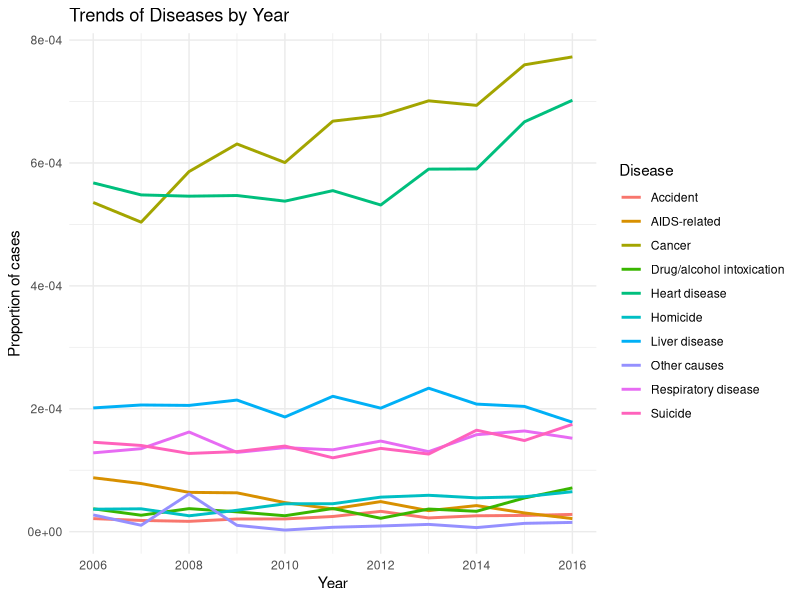
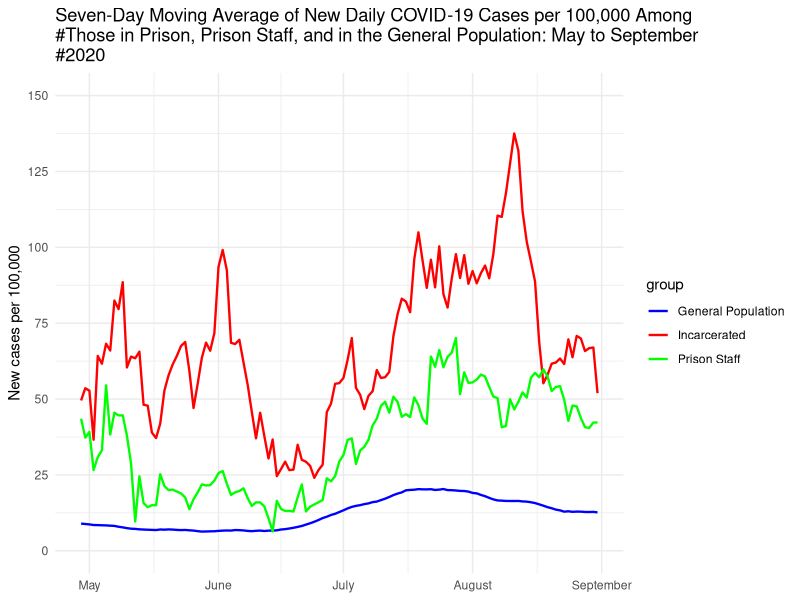
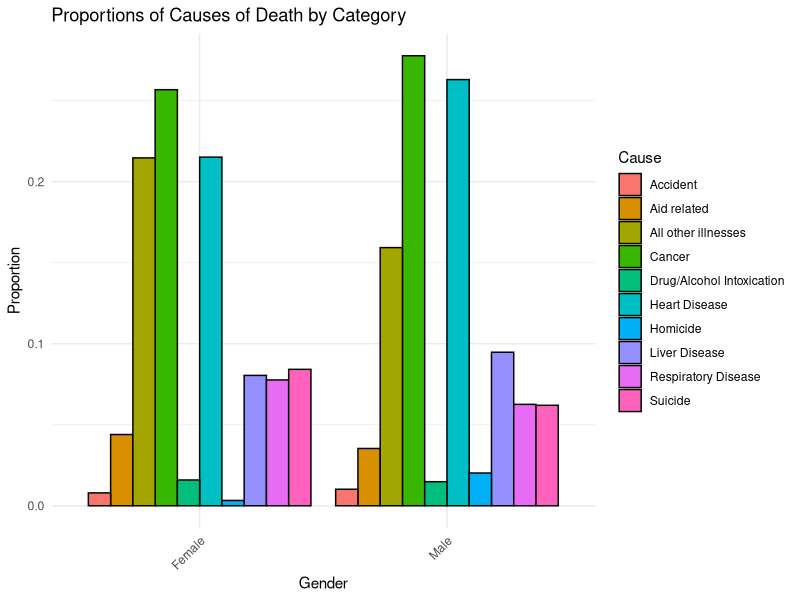
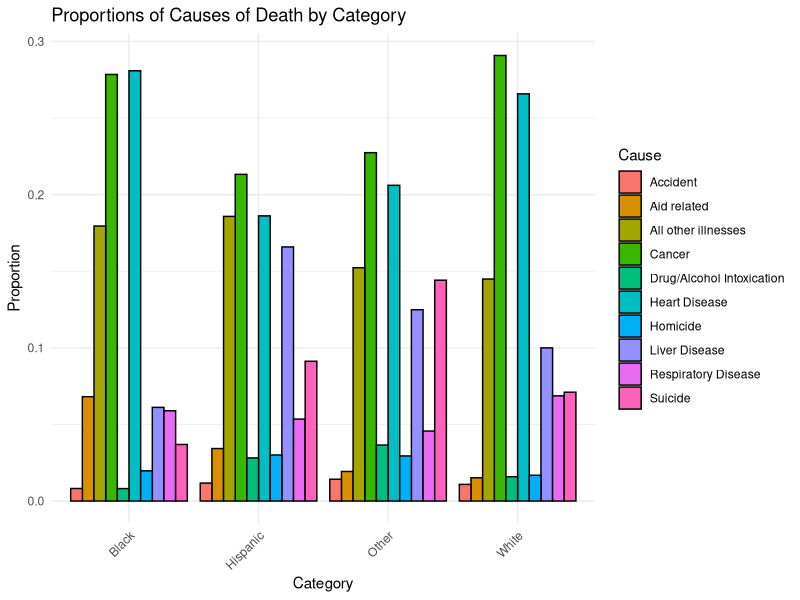

Generate these figures, in order, with R: (Note: this script raises an error after producing the figures.)
## ---- chunk 1
#| include: false
#| warning: false
#| message: false

#### Preamble ####
# Purpose: Read the cleaned dataset to use it for the analysis
# Author: Kaavya Kalani, Monica Sainani, Aamishi Avarsekar
# Date: 14 February 2024
# Contact: kaavya.kalani@mail.utoronto.ca, monica.sainani@mail.utoronto.ca, aamishi.avarsekar@mail.utoronto.ca
# License: MIT
# Pre-requisites: run scripts/01-data_cleaning.R

#### Workspace setup ####
# install.packages("tidyverse")
# install.packages("knitr")
# install.packages("here")
# install.packages("ggplot2")
# install.packages("readxl")

library(ggplot2)
library(readxl)
library(tidyverse)
library(palmerpenguins)
#### Preamble ####
# Purpose: Read the cleaned dataset to use it for the analysis
# Author: Kaavya Kalani, Monica Sainani, Aamishi Avarsekar
# Date: 14 February 2024
# Contact: kaavya.kalani@mail.utoronto.ca, monica.sainani@mail.utoronto.ca, aamishi.avarsekar@mail.utoronto.ca
# License: MIT
# Pre-requisites: run scripts/01-data_cleaning.R

#### Workspace setup ####
# install.packages("tidyverse")
# install.packages("knitr")
# install.packages("here")
# install.packages("ggplot2")
# install.packages("readxl")
# install.packages("gdata")
# install.packages("dplyr")
# install.packages("haven")

library(ggplot2)
library(readxl)
library(tidyverse)
library(knitr)
library(here)
library(gdata)
library(dplyr)
library(haven)
library(knitr)
library(here)
## ---- chunk 2
#| message: false
#| echo: false
#| label: fig-overall-death
#| fig-cap: Causes of deaths among the prisoners

# Load cleaned data from CSV

health_data_by_year_long_prop <- read.csv(file=here("data/analysis_data/cleaned_health_data_by_year.csv"), header = TRUE, stringsAsFactors = FALSE)

# Create the plot
ggplot(health_data_by_year_long_prop, aes(x = as.numeric(Year), y = Proportion, color = Disease)) +
  geom_line(size = 1.0) +
  labs(title = "Trends of Diseases by Year",
       x = "Year",
       y = "Proportion of cases",
       color = "Disease") +
  theme_minimal()


## ---- chunk 3
#| message: false
#| echo: false
#| label: fig-covid
#| fig-cap: Covid trends in the jail

# Load cleaned data
ts_data <- read.csv(file=here("data/analysis_data/cleaned_covid19_data.csv"), header = TRUE, stringsAsFactors = FALSE)
# Load cleaned data
ts_data <- read.csv(file=here("data/analysis_data/cleaned_covid19_data.csv"), header = TRUE, stringsAsFactors = FALSE)

#Convert date column to Date type
ts_data$date <- as.Date(ts_data$date, format = "%Y-%m-%d")


# Create the figure using ggplot2 with solid lines
ggplot(ts_data, aes(x = date, y = new_cases_per_100k, color = group)) +
  geom_line(size = 0.8) +  # Adjust the line thickness here (e.g., size = 0.8)
  scale_x_date(date_labels = "%B", date_breaks = "1 month", limits = c(min(ts_data$date), max(ts_data$date))) +
  scale_y_continuous(limits = c(0, 150), breaks = seq(0, 150, 25)) +
  labs(x = NULL, y = "New cases per 100,000", title = "Seven-Day Moving Average of New Daily COVID-19 Cases per 100,000 Among
#Those in Prison, Prison Staff, and in the General Population: May to September
#2020") +
  theme_minimal() +
  geom_vline(xintercept = as.numeric(as.Date(c("2020-04-01", "2020-05-01", "2020-06-01", "2020-07-01", "2020-08-01", "2020-09-01"))),
             linetype = "dashed", color = "gray") +
  annotate("text", x = as.Date(c("2020-04-01", "2020-05-01", "2020-06-01", "2020-07-01", "2020-08-01", "2020-09-01")),
           y = 150, label = c("April 2020", "May 2020", "June 2020", "July 2020", "August 2020", "September 2020"),
          vjust = -0.5, hjust = 0, color = "gray") +
  scale_color_manual(values = c("blue", "red", "green"))

## ---- chunk 4
#| message: false
#| echo: false
#| label: fig-death-vs-gender
#| fig-cap: Causes of deaths among the prisoners by gender

cause_mapping <- c(
  "cancer" = "Cancer",
  "heart_disease" = "Heart Disease",
  "liver_disease" = "Liver Disease",
  "respiratory_disease" = "Respiratory Disease",
  "aids_related" = "Aid related",
  "all_other_illnesses" = "All other illnesses",
  "suicide" = "Suicide",
  "drug_alcohol_intoxication" = "Drug/Alcohol Intoxication",
  "accident" = "Accident",
  "homicide_d" = "Homicide"
)

# Load cleaned data
health_demographic_data_clean <- read_csv(file=here("data/analysis_data/cleaned_health_data_gender.csv"))

# Plot the proportions graph using geom_bar with position = "dodge"
ggplot(health_demographic_data_clean, aes(x = x1, y = Proportion, fill = Cause)) +
  geom_bar(stat = "identity", position = "dodge", color = "black", size = 0.5) +
  labs(title = "Proportions of Causes of Death by Category",
       x = "Gender",
       y = "Proportion") +
  scale_fill_discrete(labels = cause_mapping) +
  theme_minimal() +
  theme(axis.text.x = element_text(angle = 45, hjust = 1))
## ---- chunk 5
#| message: false
#| echo: false
#| label: fig-death-vs-race
#| fig-cap: Causes of deaths among the prisoners by race

# Load cleaned data from CSV
race_health_data_long <- read.csv(file=here("data/analysis_data/cleaned_health_data_race.csv"), header = TRUE, stringsAsFactors = FALSE)

# Create a bar plot showing proportions with black borders
ggplot(race_health_data_long, aes(x = x1, y = Proportion, fill = Cause)) +
  geom_bar(stat = "identity", position = "dodge", color = "black", size = 0.5) +  # Add black borders
  labs(title = "Proportions of Causes of Death by Category",
       x = "Category",
       y = "Proportion") +
  theme_minimal() +
  theme(axis.text.x = element_text(angle = 45, hjust = 1))
## ---- chunk 6
#| message: false
#| echo: false
#| label: fig-covid
#| fig-cap: Covid trends in the jail

# Load cleaned data
ts_data <- read.csv("data/analysis_data/cleaned_covid19_data.csv", header = TRUE, stringsAsFactors = FALSE)

# Create the figure using ggplot2 with solid lines
ggplot(ts_data, aes(x = date, y = new_cases_per_100k, color = group)) +
  geom_line(size = 0.8) +  # Adjust the line thickness here (e.g., size = 0.8)
  scale_x_date(date_labels = "%B", date_breaks = "1 month", limits = c(min(ts_data$date), max(ts_data$date))) +
  scale_y_continuous(limits = c(0, 150), breaks = seq(0, 150, 25)) +
  labs(x = NULL, y = "New cases per 100,000", title = "Seven-Day Moving Average of New Daily COVID-19 Cases per 100,000 Among
Those in Prison, Prison Staff, and in the General Population: May to September
2020") +
  theme_minimal() +
  geom_vline(xintercept = as.numeric(as.Date(c("2020-04-01", "2020-05-01", "2020-06-01", "2020-07-01", "2020-08-01", "2020-09-01"))),
             linetype = "dashed", color = "gray") +
  annotate("text", x = as.Date(c("2020-04-01", "2020-05-01", "2020-06-01", "2020-07-01", "2020-08-01", "2020-09-01")),
           y = 150, label = c("April 2020", "May 2020", "June 2020", "July 2020", "August 2020", "September 2020"),
           vjust = -0.5, hjust = 0, color = "gray") +
  scale_color_manual(values = c("blue", "red", "green"))

## ---- chunk 7
#| message: false
#| echo: false
#| label: fig-death-vs-gender
#| fig-cap: Causes of deaths among the prisoners by gender

# Load cleaned data
health_demographic_data_clean <- read_csv("data/analysis_data/cleaned_health_data_gender.csv")

# Plot the proportions graph using geom_bar with position = "dodge"
ggplot(health_demographic_data_clean, aes(x = x1, y = Proportion, fill = Cause)) +
  geom_bar(stat = "identity", position = "dodge", color = "black", size = 0.5) +
  labs(title = "Proportions of Causes of Death by Category",
       x = "Gender",
       y = "Proportion") +
  scale_fill_discrete(labels = cause_mapping) +
  theme_minimal() +
  theme(axis.text.x = element_text(angle = 45, hjust = 1))
## ---- chunk 8
#| message: false
#| echo: false
#| label: fig-death-vs-race
#| fig-cap: Causes of deaths among the prisoners by race

# Load cleaned data from CSV
race_health_data_long <- read.csv("data/analysis_data/cleaned_health_data_race.csv", header = TRUE, stringsAsFactors = FALSE)

# Create a bar plot showing proportions with black borders
ggplot(race_health_data_long, aes(x = x1, y = Proportion, fill = Cause)) +
  geom_bar(stat = "identity", position = "dodge", color = "black", size = 0.5) +  # Add black borders
  labs(title = "Proportions of Causes of Death by Category",
       x = "Category",
       y = "Proportion") +
  theme_minimal() +
  theme(axis.text.x = element_text(angle = 45, hjust = 1))
